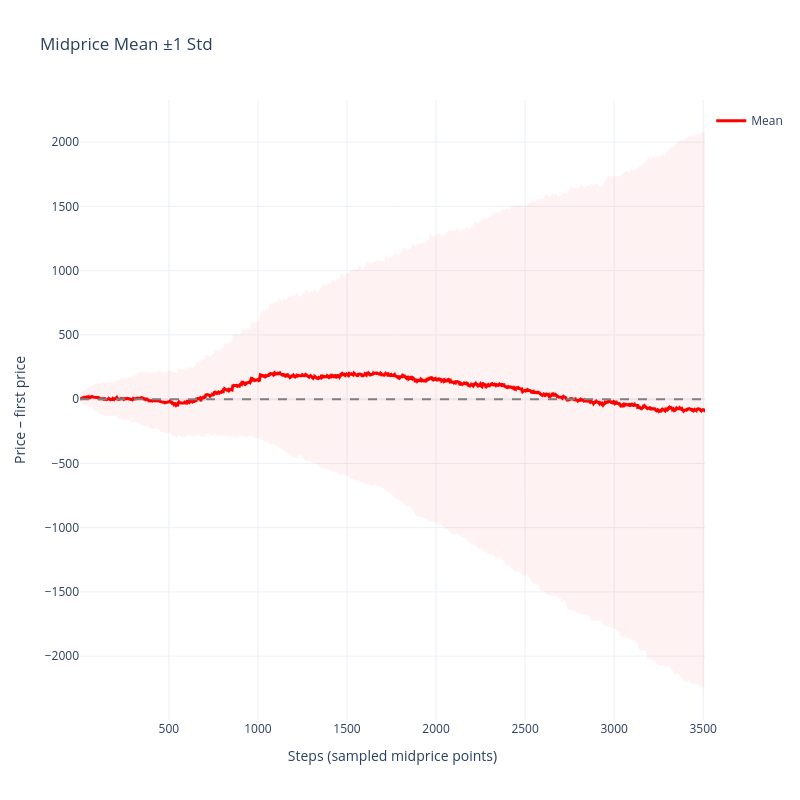

The notebook cell saved with this chart:
### Code cell
import yaml
import numpy as np
import plotly.graph_objects as go

# Build zero-padded series from merged data
# The function returns only 2 values, not 4
result = build_zero_padded_series(
    hist_msgs, n_gen_msgs, midprice_step_size, merged
)

# Unpack the 2 values returned by the function
x, all_series = result

# Calculate hist_steps and gen_block manually
hist_steps = hist_msgs // midprice_step_size
gen_steps = n_gen_msgs // midprice_step_size
gen_block = gen_steps + 1

fig = go.Figure()

# === Mean & Std ===
mean_series = all_series.mean(axis=0)
std_series  = all_series.std(axis=0)

# ±1 std band
fig.add_trace(go.Scatter(
    x=np.concatenate([x, x[::-1]]),
    y=np.concatenate([mean_series + std_series, (mean_series - std_series)[::-1]]),
    fill='toself',
    fillcolor='rgba(255,0,0,0.05)',
    line=dict(color='rgba(0,0,0,0)'),
    hoverinfo='skip',
    showlegend=False
))

# Mean line
fig.add_trace(go.Scatter(
    x=x, y=mean_series, mode='lines',
    name="Mean",
    line=dict(color='red', width=3)
))

# Add reference lines
fig.add_hline(y=0, line=dict(color='gray', dash='dash'), name="Zero line")

fig.update_layout(
    title="Midprice Mean ±1 Std",
    xaxis_title="Steps (sampled midprice points)",
    yaxis_title="Price – first price",
    template="plotly_white",
    hovermode="x unified",
    height=800,
    width=800,
    legend=dict(x=1.01, y=0.99),
)
fig.show()

### Figure 1 — Plotly figure (JSON) as saved in the notebook; plotly's stock layout.template omitted (floating-point values rounded to 4 significant figures; data arrays with more than 128 entries replaced by an {"elided": "..."} marker saying what was removed)
{"data": [{"fill": "toself", "fillcolor": "rgba(255,0,0,0.05)", "hoverinfo": "skip", "line": {"color": "rgba(0,0,0,0)"}, "showlegend": false, "type": "scatter", "x": {"elided": "7020 int values"}, "y": {"elided": "7020 float values"}}, {"line": {"color": "red", "width": 3}, "mode": "lines", "name": "Mean", "type": "scatter", "x": {"elided": "3510 int values"}, "y": {"elided": "3510 float values"}}], "layout": {"height": 800, "hovermode": "x unified", "legend": {"x": 1.01, "y": 0.99}, "shapes": [{"line": {"color": "gray", "dash": "dash"}, "name": "Zero line", "type": "line", "x0": 0, "x1": 1, "xref": "x domain", "y0": 0, "y1": 0, "yref": "y"}], "title": {"text": "Midprice Mean ±1 Std"}, "width": 800, "xaxis": {"title": {"text": "Steps (sampled midprice points)"}}, "yaxis": {"title": {"text": "Price – first price"}}}}
